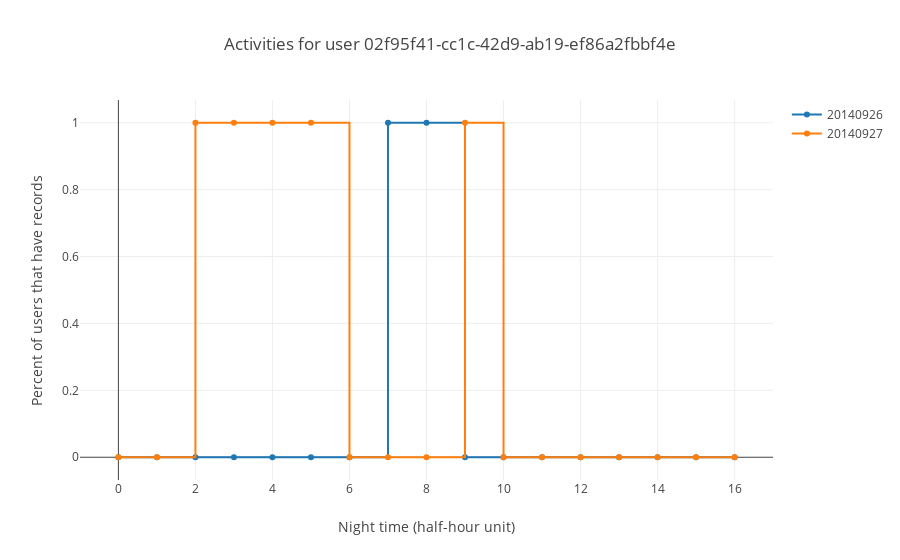

Notebook code for this chart:
### Code cell
user, user_dict = list(user_night_activities.items())[0]
plot_user_activities(user, user_dict)

### Figure 1 — Plotly figure (JSON) as saved in the notebook; plotly's stock layout.template omitted (floating-point values rounded to 4 significant figures)
{"data": [{"line": {"shape": "hv"}, "name": "20140926", "type": "scatter", "uid": "750bf074-9641-40e9-b520-9ba8a447a699", "x": [0, 1, 2, 3, 4, 5, 6, 7, 8, 9, 10, 11, 12, 13, 14, 15, 16], "y": [0, 0, 0, 0, 0, 0, 0, 1, 1, 0, 0, 0, 0, 0, 0, 0, 0]}, {"line": {"shape": "hv"}, "name": "20140927", "type": "scatter", "uid": "5fc0ba0a-dec5-414e-a25e-59bef09276e9", "x": [0, 1, 2, 3, 4, 5, 6, 7, 8, 9, 10, 11, 12, 13, 14, 15, 16], "y": [0, 0, 1, 1, 1, 1, 0, 0, 0, 1, 0, 0, 0, 0, 0, 0, 0]}], "layout": {"title": {"text": "Activities for user 02f95f41-cc1c-42d9-ab19-ef86a2fbbf4e"}, "xaxis": {"title": {"text": "Night time (half-hour unit)"}}, "yaxis": {"title": {"text": "Percent of users that have records"}}}}
